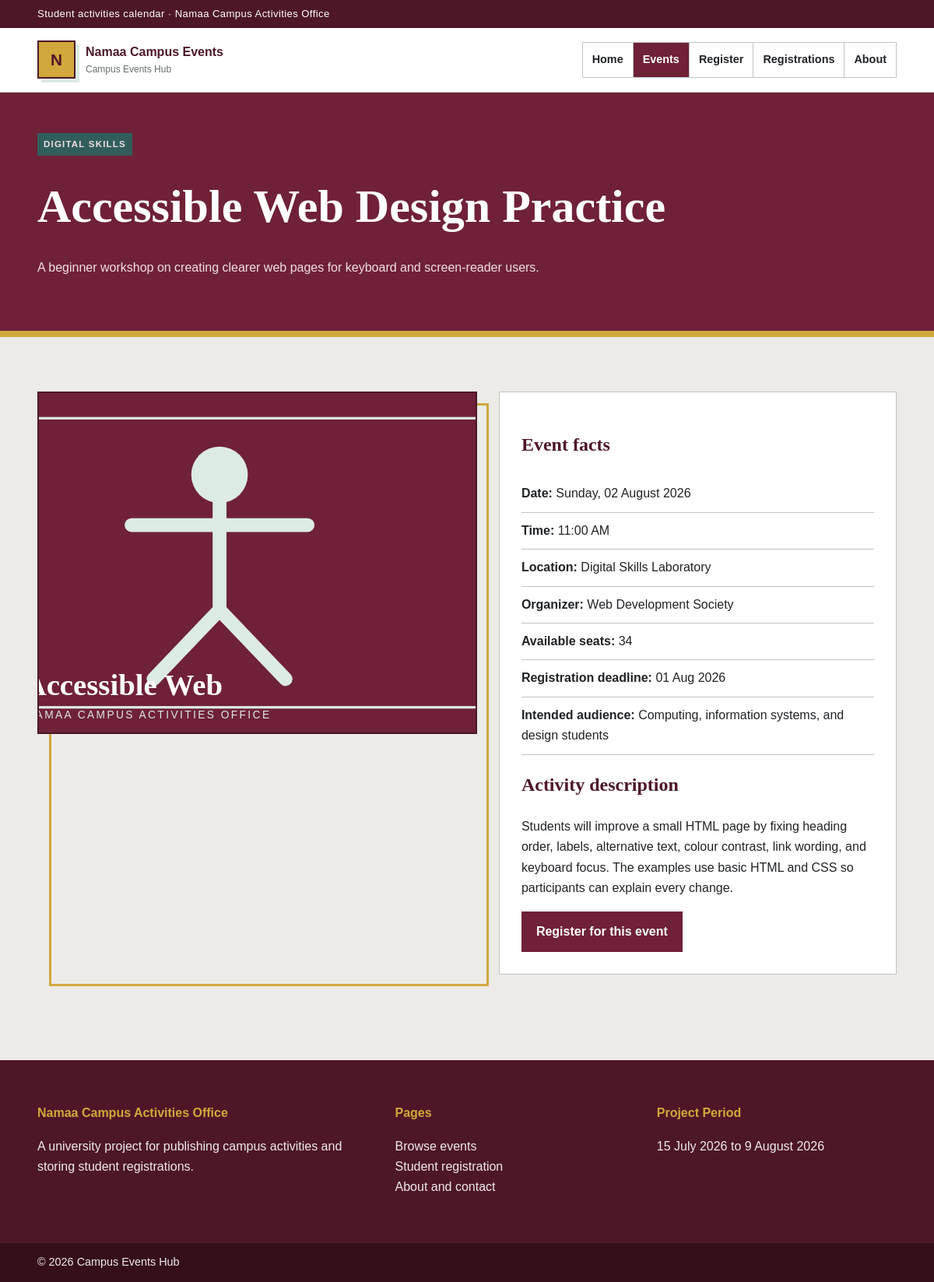
Screenshot of /event.php?id=5 with the database file from the repository.
### tables this page shows
CREATE TABLE events (
    id INT AUTO_INCREMENT PRIMARY KEY,
    title VARCHAR(150) NOT NULL,
    category VARCHAR(80) NOT NULL,
    event_date DATE NOT NULL,
    event_time TIME NOT NULL,
    location VARCHAR(150) NOT NULL,
    short_description VARCHAR(300) NOT NULL,
    full_description TEXT NOT NULL,
    image VARCHAR(180) NOT NULL,
    available_seats INT NOT NULL DEFAULT 0,
    organizer VARCHAR(150) NOT NULL,
    registration_deadline DATE NOT NULL,
    intended_audience VARCHAR(180) NOT NULL,
    featured TINYINT(1) NOT NULL DEFAULT 0
);

### event.php (the view, shortened to what this page needs)
<?php
require 'includes/db.php';
$event = null;
$eventId = filter_input(INPUT_GET, 'id', FILTER_VALIDATE_INT);
if ($eventId && $eventId > 0) {
    $stmt = mysqli_prepare($conn, "SELECT * FROM events WHERE id = ?");
    mysqli_stmt_bind_param($stmt, 'i', $eventId);
    mysqli_stmt_execute($stmt);
    $result = mysqli_stmt_get_result($stmt);
    $event = mysqli_fetch_assoc($result);
}
require 'includes/header.php';
?>
<section class="page-banner">
    <div class="shell">
        <p class="eyebrow"><?php echo $event ? htmlspecialchars($event['category']) : 'Event details'; ?></p>
        <h1><?php echo $event ? htmlspecialchars($event['title']) : 'Event not found'; ?></h1>
        <p>
            <?php
            echo $event
                ? htmlspecialchars($event['short_description'])
                : 'The supplied event ID is missing, invalid, or unavailable.';
            ?>
        </p>
    </div>
</section>
<section class="section">
    <div class="shell">
        <?php if ($event): ?>
            <article class="detail-grid">
                <div class="detail-image">
                    <img src="<?php echo htmlspecialchars($event['image']); ?>"
                         alt="<?php echo htmlspecialchars($event['title']); ?>">
                </div>
                <div class="detail-panel">
                    <h2>Event facts</h2>
                    <ul class="fact-list">
                        <li><strong>Date:</strong> <?php echo date('l, d F Y', strtotime($event['event_date'])); ?></li>
                        <li><strong>Time:</strong> <?php echo date('g:i A', strtotime($event['event_time'])); ?></li>
                        <li><strong>Location:</strong> <?php echo htmlspecialchars($event['location']); ?></li>
                        <li><strong>Organizer:</strong> <?php echo htmlspecialchars($event['organizer']); ?></li>
                        <li><strong>Available seats:</strong> <?php echo (int) $event['available_seats']; ?></li>
                        <li><strong>Registration deadline:</strong> <?php echo date('d M Y', strtotime($event['registration_deadline'])); ?></li>
                        <li><strong>Intended audience:</strong> <?php echo htmlspecialchars($event['intended_audience']); ?></li>
                    </ul>
                    <h2>Activity description</h2>
                    <p><?php echo nl2br(htmlspecialchars($event['full_description'])); ?></p>
                    <a class="button" href="register.php?event_id=<?php echo (int) $event['id']; ?>">
                        Register for this event
                    </a>
                </div>
            </article>
        <?php endif; ?>
    </div>
</section>
<?php
require 'includes/footer.php';
?>

### css/style.css (style rules this page uses)
:root { --burgundy: #6f2138; --burgundy-dark: #4d1727; --teal: #477d78; --teal-dark: #315e5a; --stone: #ecebe7; --mint: #dcebe3; --mustard: #d1a83c; --white: #ffffff; --ink: #202326; --muted: #666d70; --line: #bfc4c2; --success: #2e684b; --danger: #9d3434; --max: 1160px; }
* { box-sizing: border-box; }
body { margin: 0; font-family: Verdana, Arial, sans-serif; color: var(--ink); background: var(--stone); line-height: 1.65; }
img { display: block; max-width: 100%; }
a { color: inherit; }
.shell { width: min(var(--max), 92%); margin: 0 auto; }
.eyebrow { display: inline-block; margin: 0 0 10px; padding: 5px 8px; color: var(--white); background: var(--teal-dark); text-transform: uppercase; font-size: 0.72rem; font-weight: 800; letter-spacing: 1.2px; }
.button { display: inline-block; padding: 11px 17px; color: var(--white); background: var(--burgundy); border: 2px solid var(--burgundy); text-decoration: none; font-weight: 800; cursor: pointer; }
.section { padding: 70px 0; }
.page-banner { padding: 52px 0; background: var(--burgundy); color: var(--white); border-bottom: 8px solid var(--mustard); }
.page-banner h1 { margin: 6px 0 8px; font-family: Georgia, "Times New Roman", serif; font-size: clamp(2.5rem, 5vw, 4.4rem); }
.page-banner p { max-width: 760px; color: #f1dfe5; }
.detail-grid { display: grid; grid-template-columns: 1.05fr 0.95fr; gap: 28px; }
.detail-image { position: relative; }
.detail-image::after { content: ""; position: absolute; inset: 15px -15px -15px 15px; border: 3px solid var(--mustard); z-index: 0; }
.detail-image img { position: relative; z-index: 1; width: 100%; min-height: 440px; object-fit: cover; border: 2px solid var(--burgundy-dark); }
.detail-panel { padding: 28px; background: var(--white); border: 1px solid var(--line); }
.detail-panel h2 { color: var(--burgundy-dark); font-family: Georgia, "Times New Roman", serif; }
.fact-list { list-style: none; padding: 0; }
.fact-list li { padding: 10px 0; border-bottom: 1px solid var(--line); }

### rows the page displays
events: category "DIGITAL SKILLS", title "Accessible Web Design Practice", short_description "A beginner workshop on creating clearer web pages for keyboard and screen-reader users.", image (picture), event_date "Sunday, 02 August 2026", event_time "11:00 AM", location "Digital Skills Laboratory", organizer "Web Development Society", available_seats "34", registration_deadline "01 Aug 2026", intended_audience "Computing, information systems, and design students", full_description "Students will improve a small HTML page by fixing heading order, labels, alternative text, colour contrast, link wording, and keyboard focus. The examples use basic HTML and CSS so participants can explain every change."
